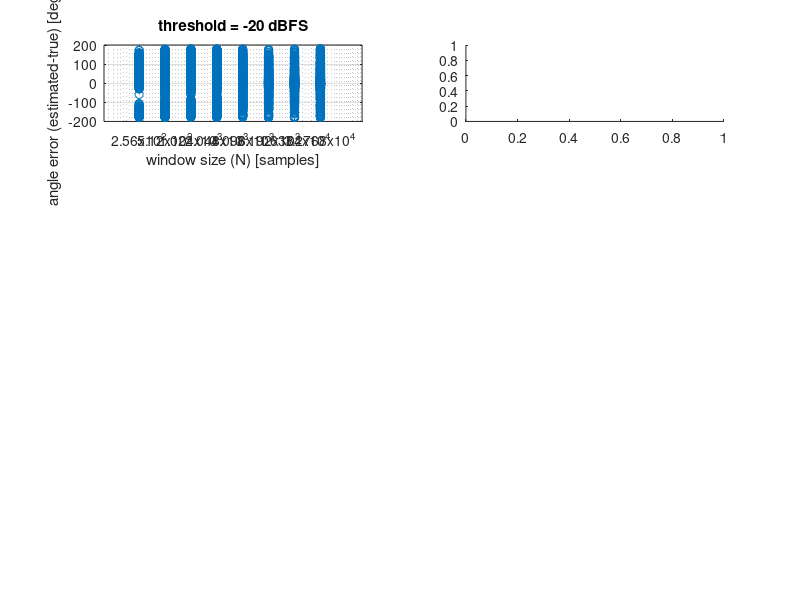

Reproduce this figure in MATLAB. (Note: this script raises an error after producing the figure.)
%load('points.mat');
%load('points_seb_geo_tunning.mat');
%load('points_seb_geo_validation.mat');
%load('points_seb_srp_tunning.mat');
%load('points_seb_srp_validation.mat');
%load('points_jfmp_geo_tunning.mat');
%load('points_jfmp_geo_validation.mat');
%load('points_jfmp_srp_tunning.mat');
%load('points_jfmp_srp_validation.mat');

load('points_seb_geo_TV.mat');
%load('points_seb_srp_TV.mat');
%load('points_jfmp_geo_TV.mat');
%load('points_jfmp_srp_TV.mat');

%load('points_all_geo_T.mat');
%load('points_all_srp_T.mat');
%load('points_all_geo_V.mat');
%load('points_all_srp_V.mat');



%N = [ 256 512 1024 2048 4096 8192 16384 32768 ];
%position_vec = [ 0 160 -135 -70 ];

%th_min = -30;
%th_step = 5;
%th_max = -10;
%th = th_min:th_step:th_max;

% xx = ones(length(th),1) * N ;
% yy = th' * ones(1, length(N));

% surf(xx, yy, err_mtx)
% surf(xx, yy, xx)

% xlabel('N')
% ylabel('th')
% zlabel('error')

% m = 1;
m = find( th == -20 );
%n = 1;
n = find( N == 16384 ) ;

%err = zeros(13, 420);
%err = cell2mat(ang_cell{m,n}(:)) - cell2mat(true_ang_cell{m,n}(:));

clf

% subplot(4,2,1)
% plot( ang_cell{m,n},'*');
% subplot(4,2,2)
% boxplot( ang_cell{m,n}, 'notch', 'on' )


col = @(x)reshape(x,numel(x),1); % function to reshape any matrix to a column vector
row = @(x)reshape(x,1,numel(x)); % function to reshape any matrix to a row vector
cell2col    = @(C)col( cell2mat(row(C)) ); % function to convert cells to a single column vector
cell2row    = @(C)row( cell2mat(row(C)) ); % function to convert cells to a single row vector

cell2counts = @(C)row( cellfun(@(x)sum(~isnan(x)),C) ); % function to count valid points in cells. Returns a row vector.

% functions to get a column[/row] vector with the id of the cells (id's are arbitrary increasing numbers)
cellid2col = @(C)col( cell2mat( arrayfun(@(I)I*ones(numel(C{I}),1),col(1:numel(C)),'uni',0) ) );
cellid2row = @(C)row( cell2mat( arrayfun(@(I)I*ones(numel(C{I}),1),col(1:numel(C)),'uni',0) ) );

selectbyid = @(M,Mid,id) M( find( Mid == id ) ) ;
medianrow  = @(M,Mid) row( arrayfun( @(x)median( selectbyid(M,Mid,x), 'omitnan' ) , unique(Mid) ) ) ;
meanrow    = @(M,Mid) row( arrayfun( @(x)  mean( selectbyid(M,Mid,x), 'omitnan' ) , unique(Mid) ) ) ;
varrow     = @(M,Mid) row( arrayfun( @(x)   var( selectbyid(M,Mid,x), 'omitnan' ) , unique(Mid) ) ) ;
stdrow     = @(M,Mid) row( arrayfun( @(x)   std( selectbyid(M,Mid,x), 'omitnan' ) , unique(Mid) ) ) ;


plot2=@(C,varargin)plot( cellid2col(C), cell2col(C), varargin{:} );
plot3=@(C,X,varargin)plot( X(cellid2col(C)), cell2col(C), varargin{:} );
boxplot2=@(C,varargin)boxplot( cell2row(C), cellid2row(C) , varargin{:} );
boxplot3=@(C,X,varargin)boxplot( cell2row(C), X(cellid2row(C)) , varargin{:} );


angles      = cell2col(   ang_cell(m,:) );
true_angles = cell2col(   true_ang_cell(m,:) );
counts      = cell2counts(   ang_cell(m,:) );
err = angles - true_angles ;
err = err + 360 * (err <= -180) ;
err = err - 360 * (err > 180) ;
ids         = cellid2col( ang_cell(m,:) );
x = N(ids) ;
err_medians = medianrow(err,ids) ;
err_means   =   meanrow(err,ids) ;
err_var     =    varrow(err,ids) ;
err_std     =    stdrow(err,ids) ;

subplot(4,2,1)
%plot(x,angles,'o')
plot(x,err,'o')
%plot2( ang_cell(m,:), 'o' )
%plot3( ang_cell(m,:), N, 'o' )
set(gca,'xscale','log')
set(gca,'xtick',N, 'XMinorTick','off')
grid on
xlabel('window size (N) [samples]')
ylabel('angle error (estimated-true) [degrees]')
title(sprintf('threshold = %d dBFS',th(m)))

subplot(4,2,2)
%boxplot( angles, x, 'notch', 'on' )
%boxplot( err, x, 'notch', 'on' )
boxplot( err, x, 'notch', 'on', 'Widths', .8*counts/max(counts)+.0001 )
%boxplot2( ang_cell(m,:), 'notch', 'on' )
%boxplot3( ang_cell(m,:), N, 'notch', 'on' )
grid on
xlabel('window size (N) [samples]')
ylabel('angle error (estimated-true) [degrees]')
title(sprintf('threshold = %d dBFS \n Box widths are proportional to sample size.',th(m)))
set(gca,'ytick',[-180 -90 0 90 180])

subplot(4,2,3)
plot( N', [err_medians' err_means' err_var'/1000 err_std'], '*-' )
grid on
set(gca,'xscale','log')
set(gca,'xtick',N, 'XMinorTick','off','XMinorGrid','off')
set(gca,'xlim',[min(N) max(N)])
xlabel('window size (N) [samples]')
ylabel('angle error medians/mean/var [degrees]')
title(sprintf('threshold = %d dBFS',th(m)))
legend('median','mean','variance/1000','std')
%set(gca,'ytick',[-180 -90 0 90 180])
set(gca,'ytick',[-180:45:180])

subplot(4,2,4)
plot( N, counts/max(counts)*100, '*-' )
grid on
set(gca,'xscale','log')
set(gca,'xtick',N, 'XMinorTick','off','XMinorGrid','off')
set(gca,'xlim',[min(N) max(N)])
xlabel('window size (N) [samples]')
ylabel('phrases detected [%]')
title(sprintf('threshold = %d dBFS',th(m)))


angles      = cell2col(   ang_cell(:,n) );
true_angles = cell2col(   true_ang_cell(:,n) );
counts      = cell2counts(   ang_cell(:,n) );
err = angles - true_angles ;
err = err + 360 * (err <= -180) ;
err = err - 360 * (err > 180) ;
ids         = cellid2col( ang_cell(:,n) );
x = th(ids) ;
err_medians = medianrow(err,ids) ;
err_means   =   meanrow(err,ids) ;
err_var     =    varrow(err,ids) ;
err_std     =    stdrow(err,ids) ;


 
subplot(4,2,5)
%plot(x,angles,'o')
plot(x,err,'o')
%plot2( ang_cell(:,n), 'o' )
%plot3( true_ang_cell(:,n), th, 'o' )
grid on
xlabel('threshold [dBFS]')
ylabel('angle error (estimated-true) [degrees]')
title(sprintf('window size = %d samples',N(n)))

subplot(4,2,6)
%boxplot( angles, x, 'notch', 'on' )
%boxplot( err, x, 'notch', 'on' )
boxplot( err, x, 'notch', 'on', 'Widths', .8*counts/max(counts)+.0001 )
%boxplot2( ang_cell(:,n), 'notch', 'on' )
%boxplot3( true_ang_cell(:,n), th, 'notch', 'on' )
grid on
xlabel('threshold [dBFS]')
ylabel('angle error (estimated-true) [degrees]')
title(sprintf('window size = %d samples \n Box widths are proportional to sample size.',N(n)))
set(gca,'ytick',[-180 -90 0 90 180])

subplot(4,2,7)
plot(th,err_medians,'*-')
plot( th', [err_medians' err_means' err_var'/1000 err_std'], '*-' )
grid on
xlabel('threshold [dBFS]')
ylabel('angle error medians/means/var [degrees]')
title(sprintf('window size = %d samples',N(n)))
legend('median','mean','variance/1000','std')
%set(gca,'ytick',[-180 -90 0 90 180])
set(gca,'ytick',[-180:45:180])


subplot(4,2,8)
plot(th,counts/max(counts)*100,'*-')
grid on
xlabel('threshold [dBFS]')
ylabel('phrases detected [%]')
title(sprintf('window size = %d samples',N(n)))

